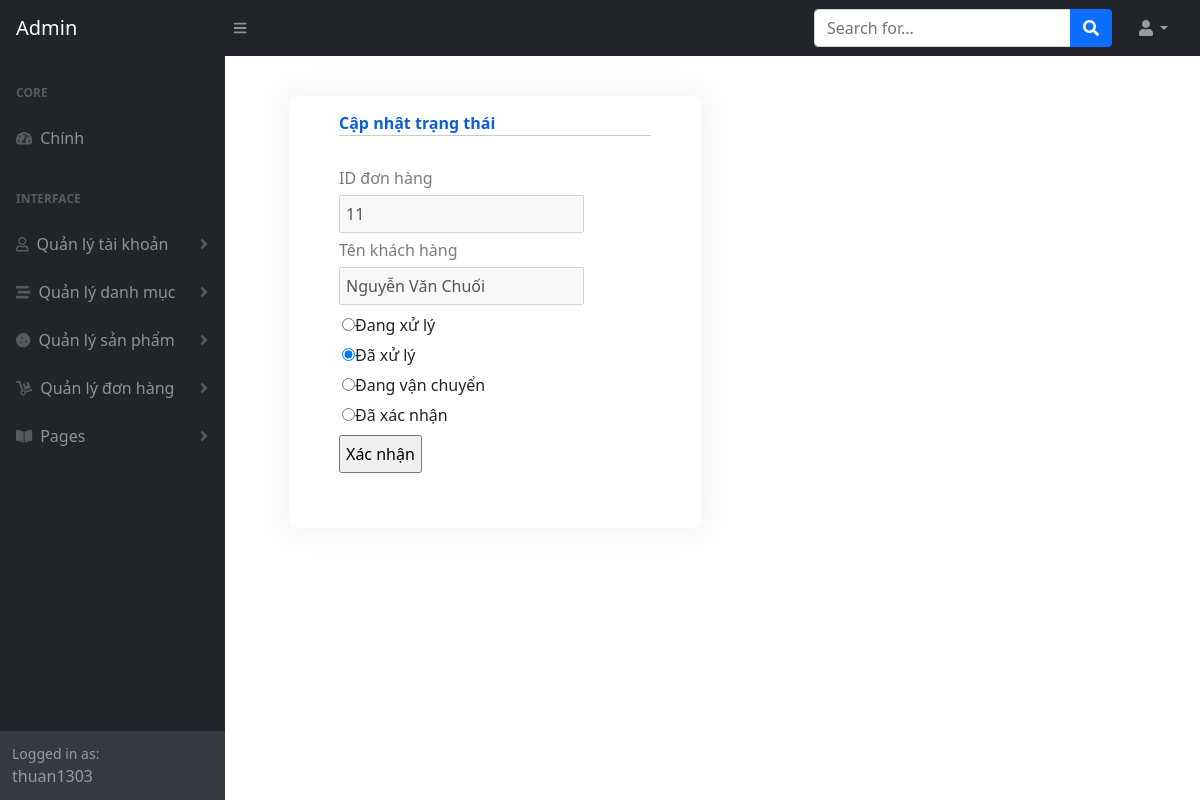
/admin/index.php?module=commitOrder&id=11 (signed in), run on an earlier commit of the app's database.
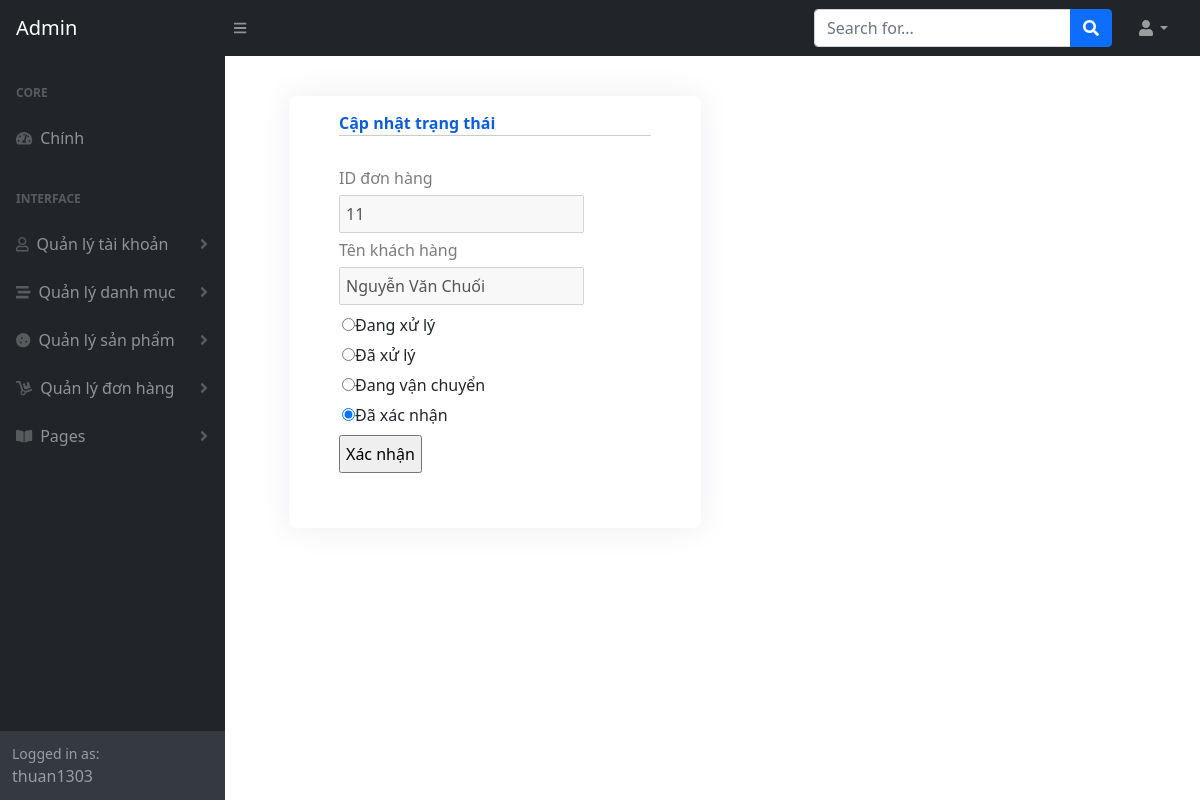
And on a later commit of the database.
### admin/modules/commitOrder.php (the view, shortened to what this page needs)
<?php
    include('../conn.php');
?>
<link href="../css/styles.css" rel="stylesheet" />
<div class="container-addcategory">
    <div class="row">
        <div class="col-xl-6 col-lg-6 col-md-12 col-sm-12 col-12">
            <div class="box-form" >
                <form action="" method="POST">
                    <div class="form-group">
                        <div class="boxheader">
                            <label for="">Cập nhật trạng thái</label>
                        </div>
                        <?php
                        if(isset($_GET["id"])){
                            $sql_sl ="SELECT * FROM `order-info` WHERE  order_id=".$_GET["id"];
                            $sql_rsl = mysqli_query($connect,$sql_sl);
                            $row = mysqli_fetch_array($sql_rsl);
                        }
                        ?>
                        <label for="" style="opacity: 0.6;">ID đơn hàng</label><br>
                        <input type="text" name="orderId" value="<?php echo $row["order_id"] ?>" disabled ><br>
                        <label for="" style="opacity: 0.6;">Tên khách hàng</label><br>
                        <input type="text" name="orderId" value="<?php echo $row["full_name"] ?>" disabled><br>
                        <label style="margin: 3px;"for="" class="custom-checkbox"><input type="radio" class="custom-control-input" name="status" value="First" <?php if(isset($row) && $row["status"]==1){ ?> checked <?php } ?> ><span class="custom-control-label">Đang xử lý</span></label><br>
                        <label style="margin: 3px;"for="" class="custom-checkbox"><input type="radio" class="custom-control-input" name="status" value="Second" <?php if(isset($row) && $row["status"]==2){ ?> checked <?php } ?> ><span class="custom-control-label">Đã xử lý</span></label><br>
                        <label style="margin: 3px;"for="" class="custom-checkbox"><input type="radio" class="custom-control-input" name="status" value="Third" <?php if(isset($row) && $row["status"]==3){ ?> checked <?php } ?> ><span class="custom-control-label">Đang vận chuyển</span></label><br>
                        <label style="margin: 3px;"for="" class="custom-checkbox"><input type="radio" class="custom-control-input" name="status" value="Four" <?php if(isset($row) && $row["status"]==4){ ?> checked <?php } ?> ><span class="custom-control-label">Đã xác nhận</span></label><br>
                        <input id="setstatus"  type="submit" name="set" value="Xác nhận">
                    </div>
                </form>
            </div>
        </div>
    </div>
</div>

What changed in the data, as far as the page shows it:
changed order-info "Nguyễn Văn Chuối": status "☑" → "☐"; status "☐" → "☑"
